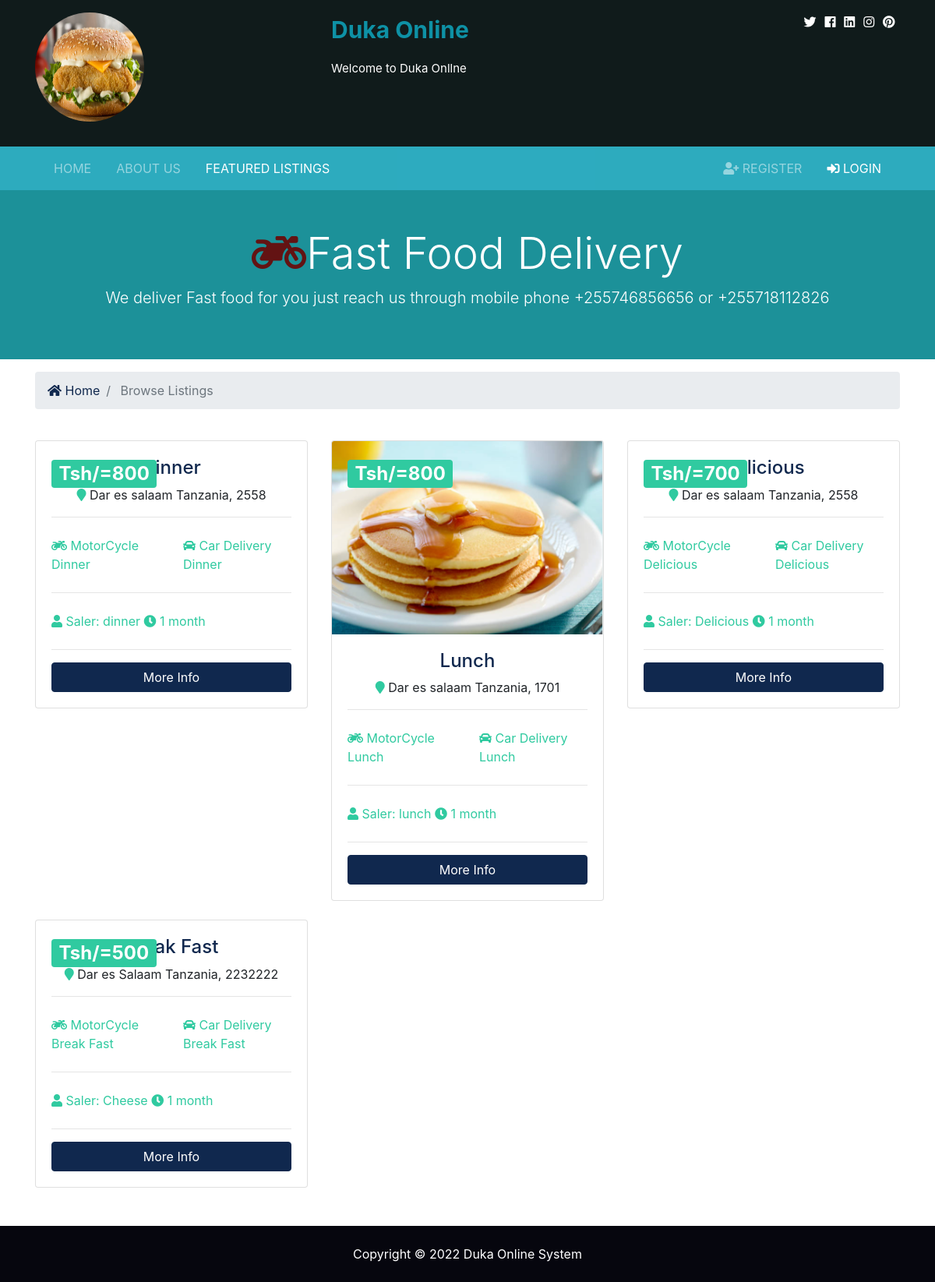
/listings/, run on the app's committed database.
### listings/models.py (models this page shows)
class Listing(models.Model):
    realtor = models.ForeignKey(Realtor, on_delete=models.DO_NOTHING)
    title = models.CharField(max_length=200)
    address = models.CharField(max_length=200)
    city = models.CharField(max_length=100)
    state = models.CharField(max_length=100)
    zipcode = models.CharField(max_length=20)
    description = models.TextField(blank=True)
    price = models.IntegerField()
    photo_main = models.ImageField(upload_to='photos/%Y/%m/%d/')
    is_published = models.BooleanField(default=True)
    list_date = models.DateTimeField(default=datetime.now, blank=True)
    def __str__(self):
        return self.title

### realtors/models.py (models this page shows)
class Realtor(models.Model):
    name = models.CharField(max_length=200)
    photo = models.ImageField(upload_to='photos/%Y/%m/%d')
    phone = models.CharField(max_length=20)
    email = models.CharField(max_length=50)
    is_mvp = models.BooleanField(default=False)
    hire_date = models.DateTimeField(default=datetime.now, blank=True)
    def __str__(self):
        return self.name

### listings/views.py (the view)
# urls.py: path('', views.index, name='listings'),
def index(request):
    listings = Listing.objects.order_by('-list_date').filter(is_published=True)
    paginator = Paginator(listings, 6)
    page = request.GET.get('page')
    paged_listings = paginator.get_page(page)
    context = {
        'listings': paged_listings
    }
    return render(request, 'listings/listings.html', context)

### templates/listings/listings.html (shortened to what this page needs)
{% extends 'base.html' %}
{% load humanize %}
{% block content %}
<section id="" class="py-5 text-white" style="background-color:rgb(28, 145, 153);">
    <div class="container">
      <div class="row text-center">
        <div class="col-md-12">
          <h1 class="display-4"> <i class="fas fa-motorcycle"  style="color: rgb(99, 19, 19);"></i>Fast Food Delivery </h1>
          <p class="lead">We deliver Fast food for you just reach us through mobile phone +255746856656 or +255718112826</p>
        </div>
      </div>
    </div>
  </section>
  <section id="bc" class="mt-3">
    <div class="container">
      <nav aria-label="breadcrumb">
        <ol class="breadcrumb">
          <li class="breadcrumb-item">
            <a href="{% url 'index' %}">
              <i class="fas fa-home"></i> Home</a>
          </li>
          <li class="breadcrumb-item active"> Browse Listings</li>
        </ol>
      </nav>
    </div>
  </section>
  <section id="listings" class="py-4">
    <div class="container">
      <div class="row">
        {% if listings %}
          {% for listing in listings %}
          <div class="col-md-6 col-lg-4 mb-4">
              <div class="card listing-preview">
                <img class="card-img-top" src="{{ listing.photo_main.url }}" alt="">
                <div class="card-img-overlay">
                  <h2>
                    <span class="badge badge-secondary text-white">Tsh/={{ listing.price | intcomma }}</span>
                  </h2>
                </div>
                <div class="card-body">
                  <div class="listing-heading text-center">
                    <h4 class="text-primary">{{ listing.title }}</h4>
                    <p>
                      <i class="fas fa-map-marker text-secondary"></i> {{ listing.city }} {{ listing.state }}, {{ listing.zipcode}}</p>
                  </div>
                  <hr>
                  <div class="row py-2 text-secondary">
                    <div class="col-6">
                      <i class="fas fa-motorcycle"></i>  MotorCycle  {{ listing}}</div>
                    <div class="col-6">
                      <i class="fas fa-car"></i> Car Delivery {{ listing}}</div>
                  </div>
                  <hr>
                  <div class="row py-2 text-secondary">
                    <div class="col-12">
                      <i class="fas fa-user"></i> Saler: {{ listing.realtor }}
                      <i class="fas fa-clock"></i> {{ listing.list_date | timesince }}
                    </div>
                  </div>
                  <hr>
                  <a href="{% url 'listing' listing.id %}" class="btn btn-primary btn-block">More Info</a>
                </div>
              </div>
            </div>
          {% endfor %}
        {% else %}
          <div class="col-md-12">
            <p>No listings available</p>
          </div>
        {% endif %}
      </div>
      <div class="row">
        <div class="col-md-12">
        </div>
      </div>
    </div>
  </section>
{% endblock %}

### btre/static/css/all.css (style rules this page uses)
.fa, .fas, .far, .fal, .fab { -moz-osx-font-smoothing: grayscale; -webkit-font-smoothing: antialiased; display: inline-block; font-style: normal; font-variant: normal; text-rendering: auto; line-height: 1; }
.fa-car:before { content: "\f1b9"; }
.fa-clock:before { content: "\f017"; }
.fa-home:before { content: "\f015"; }
.fa-map-marker:before { content: "\f041"; }
.fa-motorcycle:before { content: "\f21c"; }
.fa-user:before { content: "\f007"; }
.fa, .fas { font-family: 'Font Awesome 5 Free'; font-weight: 900; }

### btre/static/css/style.css (style rules this page uses)
img { width: 100%; }
.listing-preview a { position: relative; }

### data on the page
Listing: price "800", title "Dinner", city "Dar es salaam", state "Tanzania", zipcode "2558", realtor "dinner", list_date "1 month"
Listing: photo_main (picture), price "800", title "Lunch", city "Dar es salaam", state "Tanzania", zipcode "1701", realtor "lunch", list_date "1 month"
Listing: price "700", title "Delicious", city "Dar es salaam", state "Tanzania", zipcode "2558", realtor "Delicious", list_date "1 month"
Listing: price "500", title "Break Fast", city "Dar es Salaam", state "Tanzania", zipcode "2232222", realtor "Cheese", list_date "1 month"
